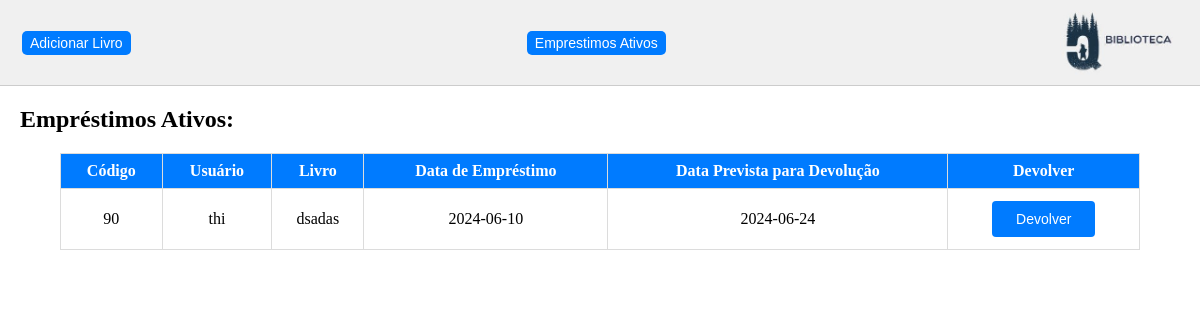
/emprestimos-ativo.php (signed in), run on the app's committed database.
### tables this page shows
CREATE TABLE `emprestimos` (
  `id` int NOT NULL,
  `id_usuario` int NOT NULL,
  `id_livro` int NOT NULL,
  `data_emprestimo` date NOT NULL,
  `data_devolucao` date DEFAULT NULL,
  `data_prevista_devolucao` date NOT NULL,
  `status` varchar(50) NOT NULL DEFAULT 'emprestado'
);

CREATE TABLE `usuarios` (
  `id` int NOT NULL,
  `nome` varchar(150) NOT NULL,
  `usuario` varchar(150) NOT NULL,
  `email` varchar(150) NOT NULL,
  `senha` varchar(150) NOT NULL,
  `senhaHash` varchar(150) NOT NULL,
  `isAdmin` tinyint(1) NOT NULL DEFAULT '0'
);

CREATE TABLE `livros` (
  `id` int NOT NULL,
  `titulo` varchar(150) NOT NULL,
  `autor` varchar(150) NOT NULL,
  `genero` varchar(150) NOT NULL,
  `ano_publicacao` int NOT NULL,
  `quantidade` int NOT NULL DEFAULT '1'
);

### banco.php (called while the page is built, shortened)
<?php
    $banco = new mysqli("localhost", "root", "positivo", "biblioteca");
    function isAdmin($nomeUsuario):bool{
        global $banco;
        $q = "SELECT isAdmin FROM usuarios WHERE  usuario='$nomeUsuario'";
        $busca = $banco->query($q);
        if($busca->fetch_object()->isAdmin == 1){
            return true;
        }else{
            return false;
        }
    }
?>

### emprestimos-ativo.php (the view, shortened to what this page needs)
<!DOCTYPE html>
<html lang="pt-br">
<head>
    <link rel="stylesheet" href="./style/emprestimo.css">
</head>
<body>
<?php
    include 'banco.php';
    if(!isset($_SESSION["usuario"])){
        header("Location: login.php");
    }else{
        if (isAdmin($_SESSION["usuario"])) {
            echo "<nav class='header-nav'>";
            echo "<a href='adicionar.php' class='nav-link'><button class='btn'>Adicionar Livro</button></a>";
            echo "<a href='emprestimos-ativo.php' class='nav-link'><button class='btn'>Emprestimos Ativos</button></a>";
            echo "<img src='./img/logo.jpg' alt='logo fundo cinza' class='logo'>";
            echo "</nav>";
        }
    }
?>
<h2 class="titulo">Empréstimos Ativos: </h2>
<div class="container-table">
    <table>
        <tr>
            <th>Código</th>
            <th>Usuário</th>
            <th>Livro</th>
            <th>Data de Empréstimo</th>
            <th>Data Prevista para Devolução</th>
            <th>Devolver</th>
        </tr>
        <?php
        $q = "SELECT e.id, u.usuario, l.titulo, e.data_emprestimo, e.data_prevista_devolucao
                FROM emprestimos e
                JOIN usuarios u ON e.id_usuario = u.id
                JOIN livros l ON e.id_livro = l.id
                WHERE e.status = 'emprestado'";
        $resultado = $banco->query($q);
        if ($resultado->num_rows > 0) {
            while($row = $resultado->fetch_assoc()) {
                echo "<tr>
                        <td>" . $row['id'] . "</td>
                        <td>" . $row['usuario'] . "</td>
                        <td>" . $row['titulo'] . "</td>
                        <td>" . $row['data_emprestimo'] . "</td>
                        <td>" . $row['data_prevista_devolucao'] . "</td>
                        <td>
                            <a href='emprestimos-ativo.php?id_emprestimo=".$row['id']."'><button>Devolver</button></a>
                        </td>
                    </tr>";
            }
        } else {
            echo "<tr><td colspan='6' class='mensagem'>Nenhum empréstimo foi realizado.</td></tr>";
        }
        ?>
    </table>
</div>
</body>
</html>

### style/emprestimo.css (style rules this page uses)
* { margin: 0; padding: 0; box-sizing: border-box; }
.header-nav { width: 100vw; display: flex; justify-content: space-between; align-items: center; padding: 10px 20px; background-color: #f0f0f0; border-bottom: 1px solid #ccc; gap: 50px; }
.nav-link { text-decoration: none; }
.btn { background-color: #007bff; color: #fff; border: none; padding: 4px 8px; border-radius: 5px; cursor: pointer; transition: background-color 0.3s ease; }
.logo { object-fit: contain; top: 10px; width: 120px; }
.titulo { padding: 20px; }
.container-table { display: flex; flex-direction: column; align-items: center; justify-content: center; }
table { width: 90%; border-collapse: collapse; background-color: #f0f0f0; }
th, td { border: 1px solid #dcdcdc; padding: 8px; }
th { background-color: #007bff; color: white; }
td { text-align: center; }
tr:nth-child(even) { background-color: #ffffff; }
tr:nth-child(odd) { background-color: #e9ecef; }
button { background-color: #007bff; border: none; color: white; padding: 10px 24px; text-align: center; text-decoration: none; display: inline-block; font-size: 14px; margin: 4px 2px; cursor: pointer; border-radius: 4px; }

### data on the page
emprestimos: id "90", id_usuario.usuario "thi", id_livro.titulo "dsadas", data_emprestimo "2024-06-10", data_prevista_devolucao "2024-06-24"
